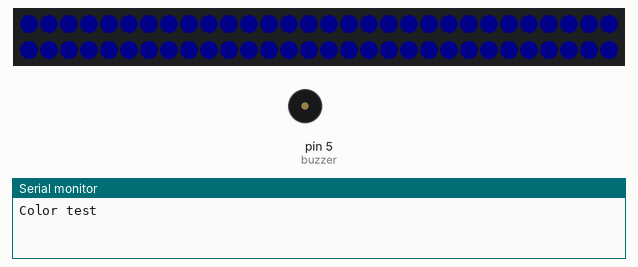
The sketch below on a simulated Arduino Uno, built with avr-gcc and run on an emulated ATmega328P. On the bench: 60 RGB LEDs in strip order, left to right, continuing on the next row, buzzer (waves = sounding, pin HIGH), the last lines printed to the serial monitor. Dim RGB values are drawn brighter than linear; the local clock reads 2024-03-15 10:24:30 at power-on unless the sketch sets it.

Above: at 1.5 s.
At 2.5 s:
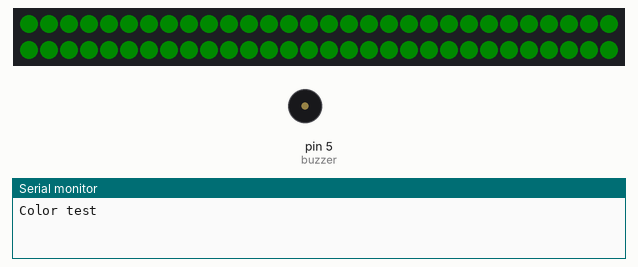
At 3.4 s:
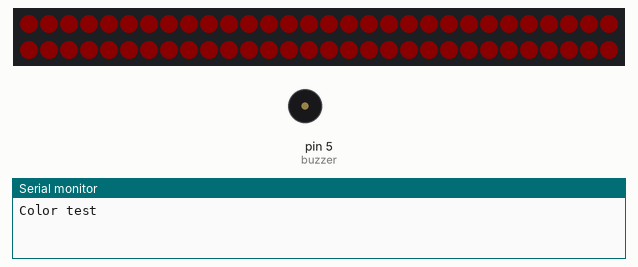
At 5.5 s:
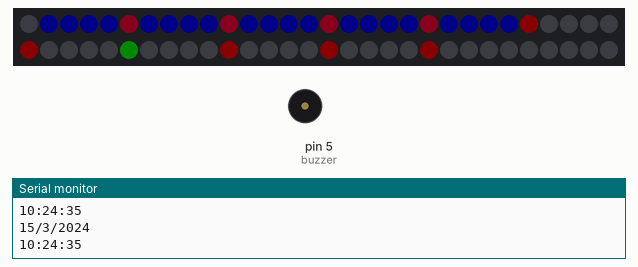
Timing chart, 0 to 7.0 s (numbered marks = the images above):
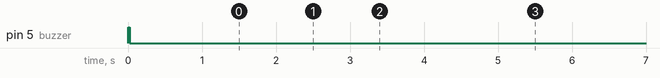

The sketch:

SimpleClock.ino
```cpp
#include <Wire.h>
#include <RTClib.h>
#include <Adafruit_NeoPixel.h>

#define PIN 8
#define NUMPIXELS 60

RTC_DS3231 rtc;

Adafruit_NeoPixel strip = Adafruit_NeoPixel(60, PIN, NEO_GRB + NEO_KHZ800);

int brillo=10;
int dia;
int mes;
int horas;
int minutos;
int segundos;
int hArrow=5;
int i;
bool tarde = false;
bool step = false;
int hm;
DateTime date;

int buzzer = 5;

void setup()
{
  pinMode(buzzer, OUTPUT);

  //Buzzer test
  digitalWrite(buzzer, 100);
  delay(20);
  digitalWrite(buzzer, 0);

  Serial.begin(9600);
  delay(1000);

   if (!rtc.begin()) {
      Serial.println(F("Couldn't find RTC"));
      while (1);
   }

   // Si se ha perdido la corriente, fijar fecha y hora
   if (rtc.lostPower()) {
      // Fijar a fecha y hora de compilacion
      rtc.adjust(DateTime(2020, 1, 1, 12, 0, 0));

      // Fijar a fecha y hora específica. En el ejemplo, 21 de Enero de 2016 a las 03:00:00
      // rtc.adjust(DateTime(2016, 1, 21, 3, 0, 0));
   }
//  inicializamos el STRIP
  strip.begin();
  strip.setBrightness(brillo);
 colorTest();
}

void loop()
{
  strip.setBrightness(brillo);
  strip.show();
  date = rtc.now();
  ledClock();

}

void colorTest(){
  Serial.print("Color test");
  for(i=0;i<60;i++){
  strip.setPixelColor(i, 0, 0, 255);
  strip.show();
  delay(5);
  }

  delay(500);
  for(i=0;i<60;i++){
  strip.setPixelColor(i, 0, 255, 0);
  strip.show();
  delay(5);
  }
  delay(500);
  for(i=0;i<60;i++){
  strip.setPixelColor(i, 255, 0, 0);
  strip.show();
  delay(5);
  }
  delay(500);
  for(i=0;i<60;i++){
  strip.setPixelColor(i, 0, 0, 0);
  strip.show();
  delay(20);
  }
}

void ledClock(){

  Serial.print(date.day());
  dia = date.day();
  Serial.print("/");
  Serial.print(date.month());
  mes = date.month();
  Serial.print("/");
  Serial.print(date.year());
  Serial.println();
  Serial.print(date.hour());
  horas = date.hour();
  Serial.print(":");
  Serial.print(date.minute());
  minutos = date.minute();
  Serial.print(":");
  segundos = date.second();
  Serial.println(date.second());

  if(dia == 31){
    if(mes == 12){
      if(horas == 23){
        if(minutos == 59){
          if(segundos == 50){
            newYear();
          }
        }
      }
    }
  }

  step = false;

  hArrow = 5;

  if (horas > 12){
    horas = horas - 12;
    tarde = true;
  }
  //  if (tarde = false){
  // strip.setPixelColor(0, 255, 255, 255); //prende LED como PM
  //   strip.show();
  // }else{
  strip.setPixelColor(0, 0, 0, 0); //prende LED como AM
  strip.show();
  // }

  hm = horas * 5;

  for (i=1;i<60;i++){ //probar con i<59
    strip.setPixelColor(i, 0, 0, 0);
    strip.show();
    if (hArrow == i){
      if (hArrow <= hm){
        if (hArrow <= minutos){
          strip.setPixelColor(i, 255, 0, 55);
          strip.show();
          hArrow = hArrow + 5;
          step = true;
        }else{
          strip.setPixelColor(i, 255, 0, 0);
          strip.show();
          hArrow = hArrow + 5;
          step = true;
        }
      }
    }
    if (step == false){
      if (minutos >= i){
        strip.setPixelColor(i, 0, 0, 255);
        strip.show();
      }
    }
   step = false;
   if (segundos==i){
      strip.setPixelColor(i, 0, 255, 0);
      strip.show();
    }
  }
}

void newYear() {
  strip.setBrightness(100);
  strip.show();
  for(int ny=0;ny<10;ny++){
    for(i=0;i<60;i++){
      strip.setPixelColor(i, 255, 255, 255);
      strip.show();
      delay(10);
      }
  digitalWrite(buzzer, 100);
  delay(20);
  digitalWrite(buzzer, 0);
  delay(380);
  for(i=0;i<60;i++){
      strip.setPixelColor(i, 0, 0, 0);
      strip.show();
      }
   }
  digitalWrite(buzzer, 100);
  for(int j=0;j<5;j++){
     for(i=0;i<60;i++){
         strip.setPixelColor(i, 255, 255, 255);
         strip.show();
         }
     delay(300);
     for(i=0;i<60;i++){
         strip.setPixelColor(i, 0, 0, 0);
         strip.show();
         }
     delay(300);
  }
  digitalWrite(buzzer, 0);
  setup();
}
```
